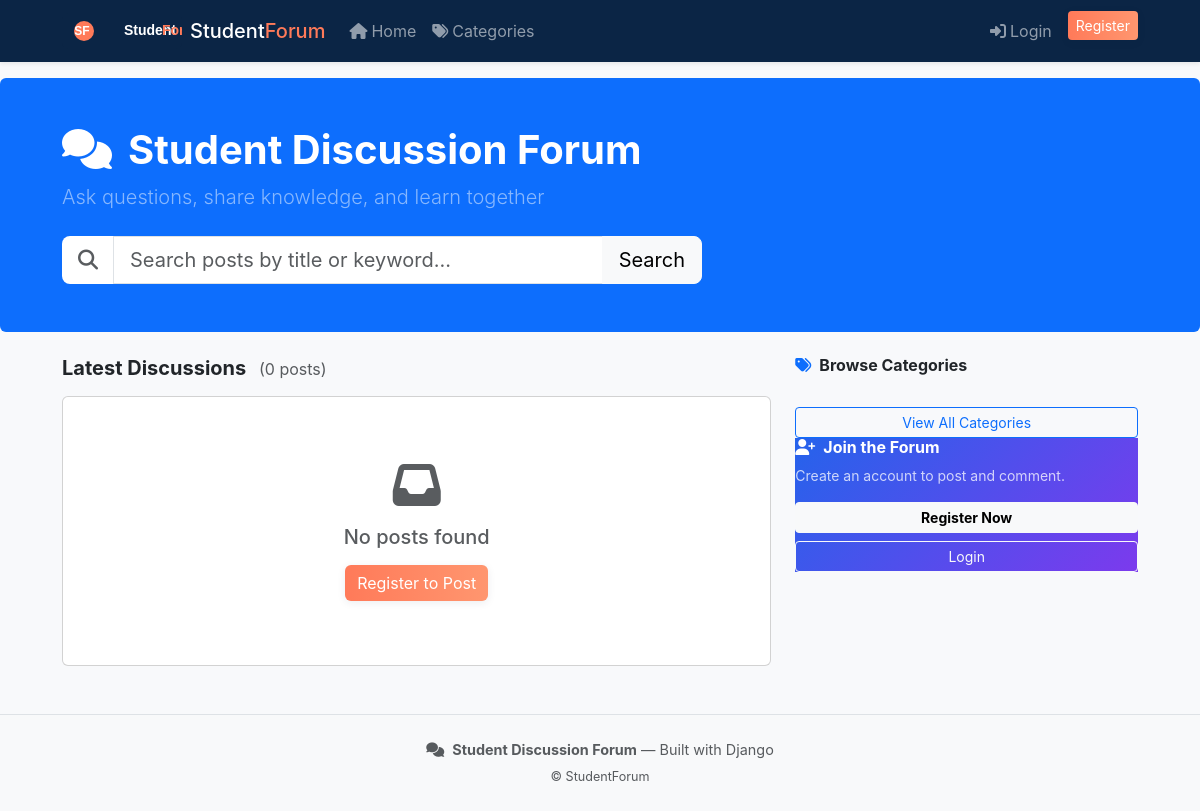
Before: / with the older database file.
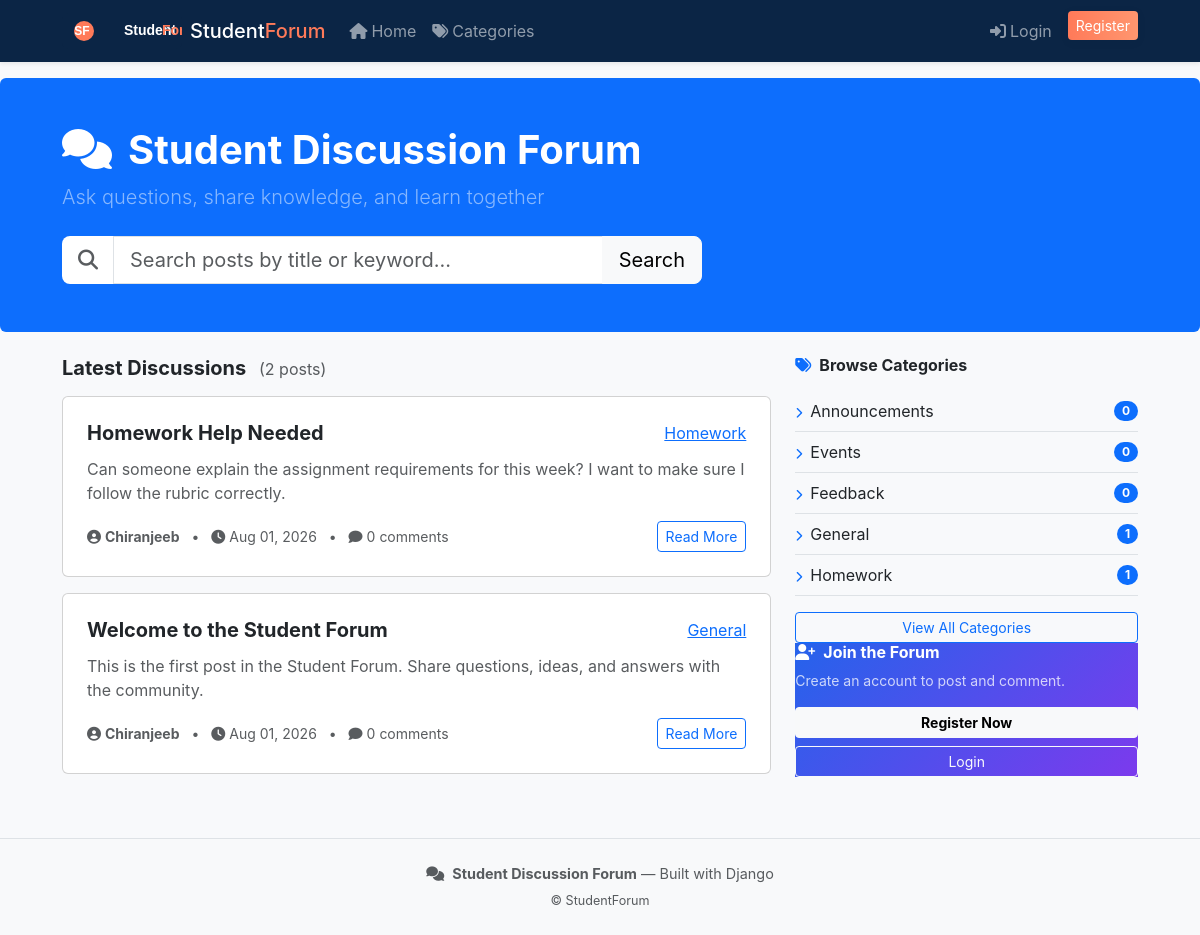
After: the same page with the newer database file.
### studentforum/models.py (models this page shows, shortened)
class Post(models.Model):
    title = models.CharField(max_length=200)
    description = models.TextField()
    created_date = models.DateTimeField(auto_now_add=True)
    updated_date = models.DateTimeField(auto_now=True)
    user = models.ForeignKey(User, on_delete=models.CASCADE, related_name="posts")
    category = models.ForeignKey(Category, on_delete=models.SET_NULL, null=True, related_name="posts")
    class Meta:
        ordering = ["-created_date"]
    def comment_count(self):
        return self.comments.count()

class Category(models.Model):
    name = models.CharField(max_length=100, unique=True)
    description = models.TextField(blank=True)
    created_date = models.DateTimeField(auto_now_add=True)
    class Meta:
        verbose_name_plural = "Categories"
        ordering = ["name"]
    def post_count(self):
        return self.posts.count()

### studentforum/views.py (the view)
# urls.py: path("", views.home, name="home"),
def home(request):
    query = request.GET.get("q", "")
    category_id = request.GET.get("category", "")
    posts = Post.objects.all()
    if query:
        posts = posts.filter(Q(title__icontains=query) | Q(description__icontains=query))
    if category_id:
        posts = posts.filter(category_id=category_id)
    paginator = Paginator(posts, 6)
    page = request.GET.get("page")
    posts = paginator.get_page(page)
    categories = Category.objects.all()
    return render(
        request,
        "studentforum/home.html",
        {
            "posts": posts,
            "categories": categories,
            "query": query,
            "selected_category": category_id,
        },
    )

### studentforum/templates/studentforum/home.html (shortened to what this page needs)
{% extends 'studentforum/base.html' %}
{% block content %}
<header class="bg-primary text-white py-5 rounded mb-4">
    <div class="container">
        <h1 class="fw-bold mb-2"><i class="fas fa-comments me-3"></i>Student Discussion Forum</h1>
        <p class="lead mb-4 text-white-50">Ask questions, share knowledge, and learn together</p>
        <form method="GET" action="{% url 'home' %}" role="search" aria-label="Search posts">
            <div class="input-group input-group-lg" style="max-width:640px;">
                <span class="input-group-text bg-white border-0"><i class="fas fa-search text-muted"></i></span>
                <input class="form-control form-control-lg" type="search" name="q" value="{{ query }}" placeholder="Search posts by title or keyword..." aria-label="Search posts">
                <button class="btn btn-light" type="submit">Search</button>
            </div>
        </form>
    </div>
</header>
<div class="container">
    <div class="row">
        <div class="col-lg-8">
            <div class="d-flex justify-content-between align-items-center mb-3">
                <h5 class="fw-bold mb-0">
                    {% if query %}Results for "{{ query }}"
                    {% else %}Latest Discussions{% endif %}
                    <span class="text-muted fs-6 fw-normal ms-2">({{ posts.paginator.count }} posts)</span>
                </h5>
            </div>
            {% for post in posts %}
            <div class="card post-card mb-3">
                <div class="card-body p-4">
                    <div class="d-flex justify-content-between align-items-start mb-2">
                        <h5 class="card-title mb-1">
                            <a href="{% url 'post_detail' post.pk %}" class="text-decoration-none text-dark fw-bold">{{ post.title }}</a>
                        </h5>
                        {% if post.category %}
                        <a href="{% url 'category_posts' post.category.pk %}" class="category-badge ms-2 flex-shrink-0">{{ post.category.name }}</a>
                        {% endif %}
                    </div>
                    <p class="card-text text-muted mb-3">{{ post.description|truncatewords:25 }}</p>
                    <div class="d-flex align-items-center justify-content-between">
                        <div class="text-muted small">
                            <i class="fas fa-user-circle me-1"></i><strong>{{ post.user.username }}</strong>
                            <span class="mx-2">•</span>
                            <i class="fas fa-clock me-1"></i>{{ post.created_date|date:"M d, Y" }}
                            <span class="mx-2">•</span>
                            <i class="fas fa-comment me-1"></i>{{ post.comment_count }} comments
                        </div>
                        <a href="{% url 'post_detail' post.pk %}" class="btn btn-outline-primary btn-sm">Read More</a>
                    </div>
                </div>
            </div>
            {% empty %}
            <div class="card text-center py-5">
                <div class="card-body">
                    <i class="fas fa-inbox fa-3x text-muted mb-3"></i>
                    <h5 class="text-muted">No posts found</h5>
                    {% if user.is_authenticated %}
                    <a href="{% url 'create_post' %}" class="btn btn-primary mt-2">Create First Post</a>
                    {% else %}
                    <a href="{% url 'register' %}" class="btn btn-primary mt-2">Register to Post</a>
                    {% endif %}
                </div>
            </div>
            {% endfor %}
        </div>
        <div class="col-lg-4">
            <div class="sidebar-card">
                <h6 class="fw-bold mb-3"><i class="fas fa-tags me-2 text-primary"></i>Browse Categories</h6>
                {% for cat in categories %}
                <a href="{% url 'category_posts' cat.pk %}" class="d-flex justify-content-between align-items-center text-decoration-none text-dark py-2 border-bottom">
                    <span><i class="fas fa-chevron-right me-2 text-primary" style="font-size:0.7rem"></i>{{ cat.name }}</span>
                    <span class="badge bg-primary rounded-pill">{{ cat.post_count }}</span>
                </a>
                {% endfor %}
                <a href="{% url 'category_list' %}" class="btn btn-outline-primary btn-sm w-100 mt-3">View All Categories</a>
            </div>
            {% if not user.is_authenticated %}
            <div class="sidebar-card" style="background: linear-gradient(135deg,#2563eb,#7c3aed); color:white;">
                <h6 class="fw-bold mb-2"><i class="fas fa-user-plus me-2"></i>Join the Forum</h6>
                <p class="small mb-3 opacity-75">Create an account to post and comment.</p>
                <a href="{% url 'register' %}" class="btn btn-light btn-sm w-100 fw-bold">Register Now</a>
                <a href="{% url 'login' %}" class="btn btn-outline-light btn-sm w-100 mt-2">Login</a>
            </div>
            {% endif %}
        </div>
    </div>
</div>
{% endblock %}

### studentforum/templates/studentforum/base.html (shortened to what this page needs)
<!DOCTYPE html>
<html lang="en">
{% load static %}
<head>
    <link href="https://cdn.jsdelivr.net/npm/bootstrap@5.3.0/dist/css/bootstrap.min.css" rel="stylesheet">
    <link href="https://cdnjs.cloudflare.com/ajax/libs/font-awesome/6.4.0/css/all.min.css" rel="stylesheet">
    <link href="{% static 'css/site.css' %}" rel="stylesheet">
</head>
<body>
<nav class="navbar navbar-expand-lg navbar-dark bg-primary shadow-sm">
    <div class="container">
        <a class="navbar-brand d-flex align-items-center" href="{% url 'home' %}">
            <img src="{% static 'images/logo.svg' %}" alt="Logo" height="36" class="me-2" />
            <span class="h5 mb-0">Student<span class="text-accent">Forum</span></span>
        </a>
        <div class="collapse navbar-collapse" id="navbarNav">
            <ul class="navbar-nav me-auto">
                <li class="nav-item"><a class="nav-link" href="{% url 'home' %}"><i class="fas fa-home me-1"></i>Home</a></li>
                <li class="nav-item"><a class="nav-link" href="{% url 'category_list' %}"><i class="fas fa-tags me-1"></i>Categories</a></li>
            </ul>
            <ul class="navbar-nav">
                {% if user.is_authenticated %}
                <li class="nav-item"><a class="nav-link" href="{% url 'dashboard' %}"><i class="fas fa-tachometer-alt me-1"></i>Dashboard</a></li>
                {% if user.is_staff %}
                <li class="nav-item"><a class="nav-link" href="/admin/"><i class="fas fa-shield-alt me-1"></i>Admin</a></li>
                {% endif %}
                <li class="nav-item dropdown">
                    <a class="nav-link dropdown-toggle" href="#" data-bs-toggle="dropdown">
                        <i class="fas fa-user-circle me-1"></i>{{ user.username }}
                    </a>
                    <ul class="dropdown-menu dropdown-menu-end">
                        <li><a class="dropdown-item" href="{% url 'edit_profile' %}"><i class="fas fa-user-edit me-2"></i>Edit Profile</a></li>
                        <li><a class="dropdown-item" href="{% url 'change_password' %}"><i class="fas fa-key me-2"></i>Change Password</a></li>
                        <li><hr class="dropdown-divider"></li>
                        <li><a class="dropdown-item text-danger" href="{% url 'logout' %}"><i class="fas fa-sign-out-alt me-2"></i>Logout</a></li>
                    </ul>
                </li>
                {% else %}
                <li class="nav-item"><a class="nav-link" href="{% url 'login' %}"><i class="fas fa-sign-in-alt me-1"></i>Login</a></li>
                <li class="nav-item"><a class="btn btn-primary btn-sm ms-2" href="{% url 'register' %}">Register</a></li>
                {% endif %}
            </ul>
        </div>
    </div>
</nav>
{% block content %}{% endblock %}
<footer class="mt-5 py-4 bg-light border-top">
    <div class="container text-center">
        <p class="mb-1 text-muted"><i class="fas fa-comments me-2"></i><strong>Student Discussion Forum</strong> — Built with Django</p>
        <small class="text-muted">&copy; {{ now|date:"Y" }} StudentForum</small>
    </div>
</footer>
</body>
</html>

### static/css/site.css (style rules this page uses)
:root { --brand: #0b2545; --accent: #ff7a59; --muted: #6c757d; }
body { font-family: Inter, system-ui, -apple-system, "Segoe UI", Roboto, "Helvetica Neue", Arial; background-color: #f8f9fb; color: #212529; }
.navbar-brand .text-accent { color: var(--accent); }
.navbar.bg-primary { background-color: var(--brand) !important; }
.btn-primary { background-image: linear-gradient(90deg, var(--accent), #ff966f); border: none; box-shadow: 0 2px 8px rgba(11, 37, 69, 0.08); }
footer { font-size: 0.9rem; }
.container { max-width: 1100px; }

Changed rows visible on the page:
added Post: title "Homework Help Needed", category.name "Homework", description "Can someone explain the assignment requirements for this week? I want to make sure I follow the rubric correctly.", user.username "Chiranjeeb", created_date "Aug 01, 2026", comment_count "0"
added Post: title "Welcome to the Student Forum", category.name "General", description "This is the first post in the Student Forum. Share questions, ideas, and answers with the community.", user.username "Chiranjeeb", created_date "Aug 01, 2026", comment_count "0"
added Category: name "Announcements", post_count "0"
added Category: name "Events", post_count "0"
added Category: name "Feedback", post_count "0"
added Category: name "General", post_count "1"
added Category: name "Homework", post_count "1"
Other visible differences:
{{ posts.paginator.count }}: "0" → "2"
text no longer shown: "No posts found Register to Post"
